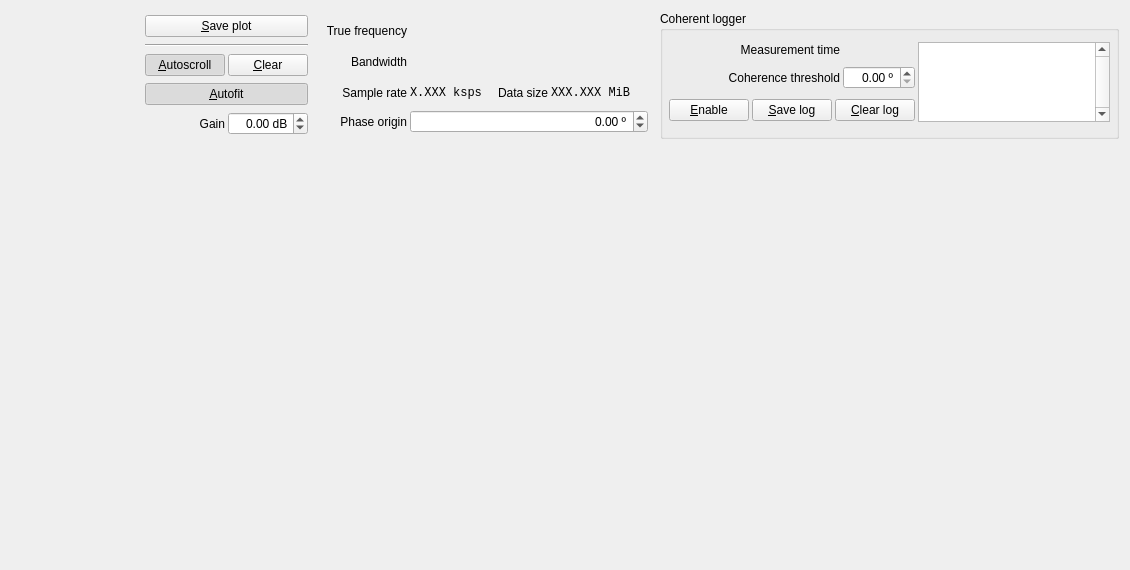
<?xml version="1.0" encoding="UTF-8"?>
<ui version="4.0">
 <class>PhasePlotPage</class>
 <widget class="QWidget" name="PhasePlotPage">
  <property name="geometry">
   <rect>
    <x>0</x>
    <y>0</y>
    <width>1130</width>
    <height>570</height>
   </rect>
  </property>
  <property name="windowTitle">
   <string>Form</string>
  </property>
  <layout class="QGridLayout" name="gridLayout">
   <item row="0" column="4">
    <widget class="QGroupBox" name="groupBox">
     <property name="sizePolicy">
      <sizepolicy hsizetype="Expanding" vsizetype="Preferred">
       <horstretch>0</horstretch>
       <verstretch>0</verstretch>
      </sizepolicy>
     </property>
     <property name="title">
      <string>Coherent logger</string>
     </property>
     <property name="checkable">
      <bool>false</bool>
     </property>
     <property name="checked">
      <bool>false</bool>
     </property>
     <layout class="QGridLayout" name="gridLayout_4">
      <property name="leftMargin">
       <number>6</number>
      </property>
      <property name="topMargin">
       <number>6</number>
      </property>
      <property name="rightMargin">
       <number>6</number>
      </property>
      <property name="bottomMargin">
       <number>6</number>
      </property>
      <property name="spacing">
       <number>3</number>
      </property>
      <item row="1" column="1">
       <widget class="ContextAwareSpinBox" name="coherenceThresholdSpin">
        <property name="sizePolicy">
         <sizepolicy hsizetype="Preferred" vsizetype="Fixed">
          <horstretch>0</horstretch>
          <verstretch>0</verstretch>
         </sizepolicy>
        </property>
        <property name="alignment">
         <set>Qt::AlignRight|Qt::AlignTrailing|Qt::AlignVCenter</set>
        </property>
        <property name="prefix">
         <string/>
        </property>
        <property name="suffix">
         <string> º</string>
        </property>
        <property name="minimum">
         <double>0.000000000000000</double>
        </property>
        <property name="maximum">
         <double>180.000000000000000</double>
        </property>
       </widget>
      </item>
      <item row="0" column="1">
       <widget class="TimeSpinBox" name="measurementTimeSpin">
        <property name="sizePolicy">
         <sizepolicy hsizetype="Fixed" vsizetype="Fixed">
          <horstretch>0</horstretch>
          <verstretch>0</verstretch>
         </sizepolicy>
        </property>
       </widget>
      </item>
      <item row="1" column="0">
       <widget class="QLabel" name="label_8">
        <property name="text">
         <string>Coherence threshold</string>
        </property>
        <property name="alignment">
         <set>Qt::AlignRight|Qt::AlignTrailing|Qt::AlignVCenter</set>
        </property>
       </widget>
      </item>
      <item row="0" column="0">
       <widget class="QLabel" name="label_7">
        <property name="text">
         <string>Measurement time</string>
        </property>
        <property name="alignment">
         <set>Qt::AlignRight|Qt::AlignTrailing|Qt::AlignVCenter</set>
        </property>
       </widget>
      </item>
      <item row="2" column="0" colspan="2">
       <widget class="QWidget" name="widget_2" native="true">
        <property name="sizePolicy">
         <sizepolicy hsizetype="Fixed" vsizetype="Fixed">
          <horstretch>0</horstretch>
          <verstretch>0</verstretch>
         </sizepolicy>
        </property>
        <layout class="QGridLayout" name="gridLayout_5">
         <property name="leftMargin">
          <number>0</number>
         </property>
         <property name="topMargin">
          <number>0</number>
         </property>
         <property name="rightMargin">
          <number>0</number>
         </property>
         <property name="bottomMargin">
          <number>0</number>
         </property>
         <property name="spacing">
          <number>3</number>
         </property>
         <item row="0" column="0">
          <widget class="QPushButton" name="enableLoggerButton">
           <property name="sizePolicy">
            <sizepolicy hsizetype="Preferred" vsizetype="Fixed">
             <horstretch>0</horstretch>
             <verstretch>0</verstretch>
            </sizepolicy>
           </property>
           <property name="text">
            <string>&amp;Enable</string>
           </property>
           <property name="checkable">
            <bool>true</bool>
           </property>
          </widget>
         </item>
         <item row="0" column="1">
          <widget class="QPushButton" name="saveLogButton">
           <property name="sizePolicy">
            <sizepolicy hsizetype="Preferred" vsizetype="Fixed">
             <horstretch>0</horstretch>
             <verstretch>0</verstretch>
            </sizepolicy>
           </property>
           <property name="text">
            <string>&amp;Save log</string>
           </property>
          </widget>
         </item>
         <item row="0" column="2">
          <widget class="QPushButton" name="clearLogButton">
           <property name="sizePolicy">
            <sizepolicy hsizetype="Preferred" vsizetype="Fixed">
             <horstretch>0</horstretch>
             <verstretch>0</verstretch>
            </sizepolicy>
           </property>
           <property name="text">
            <string>&amp;Clear log</string>
           </property>
          </widget>
         </item>
        </layout>
       </widget>
      </item>
      <item row="0" column="2" rowspan="3">
       <widget class="QPlainTextEdit" name="logTextEdit">
        <property name="verticalScrollBarPolicy">
         <enum>Qt::ScrollBarAlwaysOn</enum>
        </property>
        <property name="readOnly">
         <bool>true</bool>
        </property>
       </widget>
      </item>
     </layout>
    </widget>
   </item>
   <item row="0" column="1">
    <widget class="QWidget" name="widget" native="true">
     <layout class="QGridLayout" name="gridLayout_2">
      <property name="leftMargin">
       <number>0</number>
      </property>
      <property name="topMargin">
       <number>0</number>
      </property>
      <property name="rightMargin">
       <number>0</number>
      </property>
      <property name="bottomMargin">
       <number>0</number>
      </property>
      <property name="spacing">
       <number>3</number>
      </property>
      <item row="6" column="1">
       <widget class="ContextAwareSpinBox" name="gainSpin">
        <property name="sizePolicy">
         <sizepolicy hsizetype="Preferred" vsizetype="Fixed">
          <horstretch>0</horstretch>
          <verstretch>0</verstretch>
         </sizepolicy>
        </property>
        <property name="alignment">
         <set>Qt::AlignRight|Qt::AlignTrailing|Qt::AlignVCenter</set>
        </property>
        <property name="suffix">
         <string> dB</string>
        </property>
        <property name="minimum">
         <double>-120.000000000000000</double>
        </property>
        <property name="maximum">
         <double>120.000000000000000</double>
        </property>
       </widget>
      </item>
      <item row="0" column="0" colspan="2">
       <widget class="QPushButton" name="savePlotButton">
        <property name="sizePolicy">
         <sizepolicy hsizetype="Preferred" vsizetype="Fixed">
          <horstretch>0</horstretch>
          <verstretch>0</verstretch>
         </sizepolicy>
        </property>
        <property name="text">
         <string>&amp;Save plot</string>
        </property>
       </widget>
      </item>
      <item row="6" column="0">
       <widget class="QLabel" name="label">
        <property name="text">
         <string>Gain</string>
        </property>
        <property name="alignment">
         <set>Qt::AlignRight|Qt::AlignTrailing|Qt::AlignVCenter</set>
        </property>
       </widget>
      </item>
      <item row="1" column="0" colspan="2">
       <widget class="Line" name="line">
        <property name="orientation">
         <enum>Qt::Horizontal</enum>
        </property>
       </widget>
      </item>
      <item row="4" column="1">
       <widget class="QPushButton" name="clearButton">
        <property name="text">
         <string>&amp;Clear</string>
        </property>
       </widget>
      </item>
      <item row="4" column="0">
       <widget class="QPushButton" name="autoScrollButton">
        <property name="sizePolicy">
         <sizepolicy hsizetype="Preferred" vsizetype="Fixed">
          <horstretch>0</horstretch>
          <verstretch>0</verstretch>
         </sizepolicy>
        </property>
        <property name="text">
         <string>&amp;Autoscroll</string>
        </property>
        <property name="checkable">
         <bool>true</bool>
        </property>
        <property name="checked">
         <bool>true</bool>
        </property>
       </widget>
      </item>
      <item row="5" column="0" colspan="2">
       <widget class="QPushButton" name="autoFitButton">
        <property name="sizePolicy">
         <sizepolicy hsizetype="Preferred" vsizetype="Fixed">
          <horstretch>0</horstretch>
          <verstretch>0</verstretch>
         </sizepolicy>
        </property>
        <property name="text">
         <string>&amp;Autofit</string>
        </property>
        <property name="checkable">
         <bool>true</bool>
        </property>
        <property name="checked">
         <bool>true</bool>
        </property>
       </widget>
      </item>
     </layout>
    </widget>
   </item>
   <item row="1" column="0" colspan="5">
    <widget class="Waveform" name="waveform">
     <property name="sizePolicy">
      <sizepolicy hsizetype="Preferred" vsizetype="Expanding">
       <horstretch>0</horstretch>
       <verstretch>0</verstretch>
      </sizepolicy>
     </property>
    </widget>
   </item>
   <item row="0" column="3">
    <widget class="QFrame" name="frame">
     <property name="sizePolicy">
      <sizepolicy hsizetype="Preferred" vsizetype="Preferred">
       <horstretch>0</horstretch>
       <verstretch>0</verstretch>
      </sizepolicy>
     </property>
     <layout class="QGridLayout" name="gridLayout_3">
      <property name="leftMargin">
       <number>6</number>
      </property>
      <property name="topMargin">
       <number>6</number>
      </property>
      <property name="rightMargin">
       <number>6</number>
      </property>
      <property name="bottomMargin">
       <number>6</number>
      </property>
      <property name="spacing">
       <number>3</number>
      </property>
      <item row="2" column="3">
       <widget class="QLabel" name="label_9">
        <property name="text">
         <string>Data size</string>
        </property>
        <property name="alignment">
         <set>Qt::AlignRight|Qt::AlignTrailing|Qt::AlignVCenter</set>
        </property>
       </widget>
      </item>
      <item row="2" column="0">
       <widget class="QLabel" name="label_3">
        <property name="text">
         <string>Sample rate</string>
        </property>
        <property name="alignment">
         <set>Qt::AlignRight|Qt::AlignTrailing|Qt::AlignVCenter</set>
        </property>
       </widget>
      </item>
      <item row="3" column="0">
       <widget class="QLabel" name="label_4">
        <property name="text">
         <string>Phase origin</string>
        </property>
        <property name="alignment">
         <set>Qt::AlignRight|Qt::AlignTrailing|Qt::AlignVCenter</set>
        </property>
       </widget>
      </item>
      <item row="2" column="2">
       <widget class="QLabel" name="sampRateLabel">
        <property name="minimumSize">
         <size>
          <width>85</width>
          <height>0</height>
         </size>
        </property>
        <property name="font">
         <font>
          <family>Monospace</family>
         </font>
        </property>
        <property name="text">
         <string>X.XXX ksps</string>
        </property>
       </widget>
      </item>
      <item row="1" column="0">
       <widget class="QLabel" name="label_6">
        <property name="text">
         <string>Bandwidth</string>
        </property>
        <property name="alignment">
         <set>Qt::AlignRight|Qt::AlignTrailing|Qt::AlignVCenter</set>
        </property>
       </widget>
      </item>
      <item row="0" column="0">
       <widget class="QLabel" name="label_2">
        <property name="text">
         <string>True frequency</string>
        </property>
        <property name="alignment">
         <set>Qt::AlignRight|Qt::AlignTrailing|Qt::AlignVCenter</set>
        </property>
       </widget>
      </item>
      <item row="2" column="4">
       <widget class="QLabel" name="sizeLabel">
        <property name="minimumSize">
         <size>
          <width>97</width>
          <height>0</height>
         </size>
        </property>
        <property name="font">
         <font>
          <family>Monospace</family>
         </font>
        </property>
        <property name="text">
         <string>XXX.XXX MiB</string>
        </property>
       </widget>
      </item>
      <item row="1" column="2" colspan="3">
       <widget class="FrequencySpinBox" name="bwSpin"/>
      </item>
      <item row="0" column="2" colspan="3">
       <widget class="FrequencySpinBox" name="freqSpin"/>
      </item>
      <item row="3" column="2" colspan="3">
       <widget class="ContextAwareSpinBox" name="phaseOriginSpin">
        <property name="alignment">
         <set>Qt::AlignRight|Qt::AlignTrailing|Qt::AlignVCenter</set>
        </property>
        <property name="prefix">
         <string/>
        </property>
        <property name="suffix">
         <string> º</string>
        </property>
        <property name="minimum">
         <double>-180.000000000000000</double>
        </property>
        <property name="maximum">
         <double>180.000000000000000</double>
        </property>
       </widget>
      </item>
     </layout>
    </widget>
   </item>
   <item row="0" column="0">
    <widget class="PhaseView" name="phaseView">
     <property name="sizePolicy">
      <sizepolicy hsizetype="Fixed" vsizetype="Fixed">
       <horstretch>0</horstretch>
       <verstretch>0</verstretch>
      </sizepolicy>
     </property>
     <property name="minimumSize">
      <size>
       <width>128</width>
       <height>128</height>
      </size>
     </property>
     <property name="maximumSize">
      <size>
       <width>128</width>
       <height>128</height>
      </size>
     </property>
    </widget>
   </item>
  </layout>
 </widget>
 <customwidgets>
  <customwidget>
   <class>Waveform</class>
   <extends>QFrame</extends>
   <header>Waveform.h</header>
  </customwidget>
  <customwidget>
   <class>FrequencySpinBox</class>
   <extends>QWidget</extends>
   <header>FrequencySpinBox.h</header>
  </customwidget>
  <customwidget>
   <class>TimeSpinBox</class>
   <extends>QWidget</extends>
   <header>TimeSpinBox.h</header>
  </customwidget>
  <customwidget>
   <class>ContextAwareSpinBox</class>
   <extends>QDoubleSpinBox</extends>
   <header>ContextAwareSpinBox.h</header>
  </customwidget>
  <customwidget>
   <class>PhaseView</class>
   <extends>QFrame</extends>
   <header>PhaseView.h</header>
  </customwidget>
 </customwidgets>
 <resources/>
 <connections/>
</ui>
